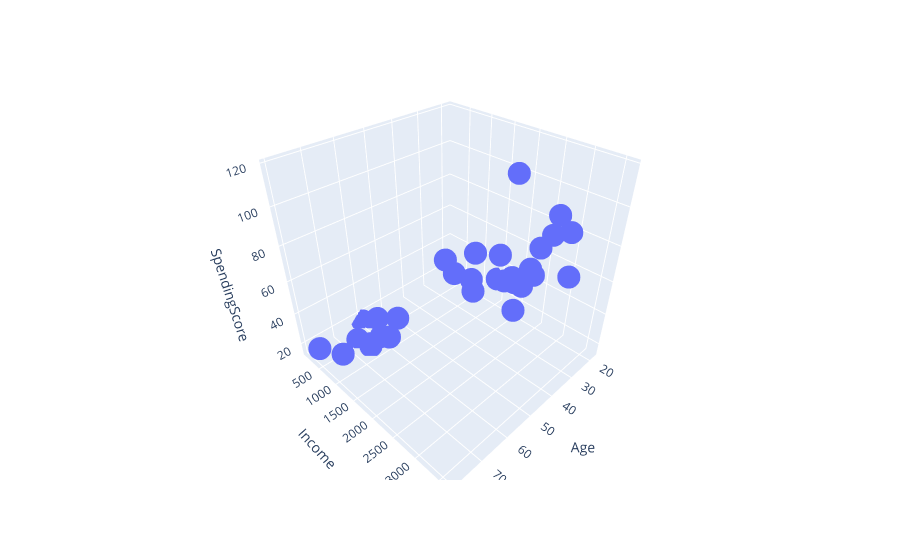

Notebook cell for this chart:
### Markdown cell above
Let's visualize the dataset in 3D using `plotly`.

### Code cell
fig = px.scatter_3d(df, x='Age', y='Income', z='SpendingScore')

fig.show()

### Figure 1 — Plotly figure (JSON) as saved in the notebook; plotly's stock layout.template omitted (floating-point values rounded to 4 significant figures)
{"data": [{"hovertemplate": "Age=%{x}<br>Income=%{y}<br>SpendingScore=%{z}<extra></extra>", "legendgroup": "", "marker": {"color": "#636efa", "symbol": "circle"}, "mode": "markers", "name": "", "scene": "scene", "showlegend": false, "type": "scatter3d", "x": [21.17, 19.76, 24.49, 20.39, 30.55, 18.12, 18.36, 33.75, 30.31, 28.62, 40.78, 38.18, 39.54, 39.64, 43.15, 32.42, 40.51, 27.55, 36.06, 29.26, 59.75, 79.39, 65.51, 53.72, 61.14, 68.07, 63.32, 74.68, 56.37, 66.48], "y": [2140.0, 1671.0, 1059.0, 1564.0, 1455.0, 1425.0, 1839.0, 1105.0, 1412.0, 570.2, 3114.0, 3603.0, 2684.0, 2657.0, 3273.0, 3353.0, 3042.0, 2968.0, 2613.0, 2955.0, 111.1, 434.3, 798.7, 764.5, 1039.0, 1022.0, 964.2, 710.7, 333.8, 483.0], "z": [37.2, 32.34, 28.14, 48.93, 56.66, 28.53, 32.54, 40.97, 30.49, 38.28, 76.01, 80.24, 67.24, 118.3, 93.83, 94.39, 77.98, 94.83, 43.15, 85.77, 15.43, 23.09, 16.32, 23.0, 22.57, 25.38, 23.87, 19.36, 17.79, 15.97]}], "layout": {"legend": {"tracegroupgap": 0}, "margin": {"t": 60}, "scene": {"domain": {"x": [0, 1], "y": [0, 1]}, "xaxis": {"title": {"text": "Age"}}, "yaxis": {"title": {"text": "Income"}}, "zaxis": {"title": {"text": "SpendingScore"}}}}}
